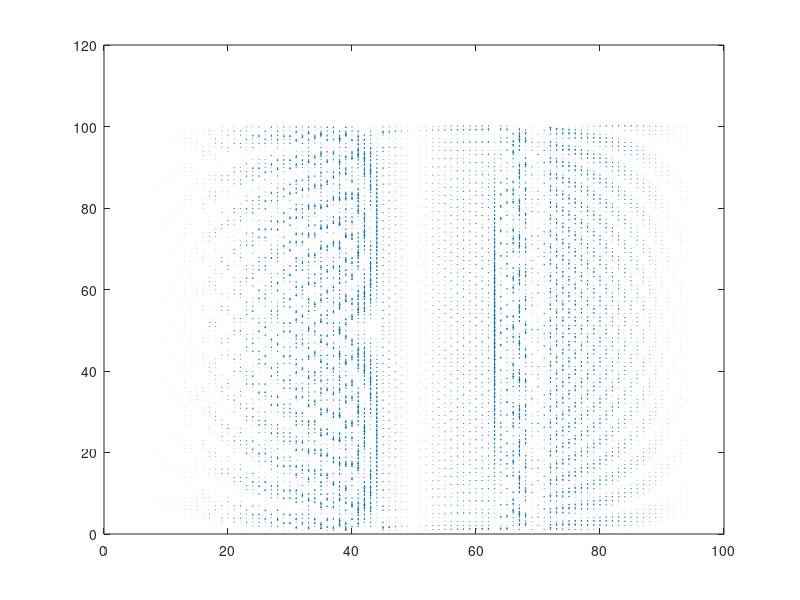
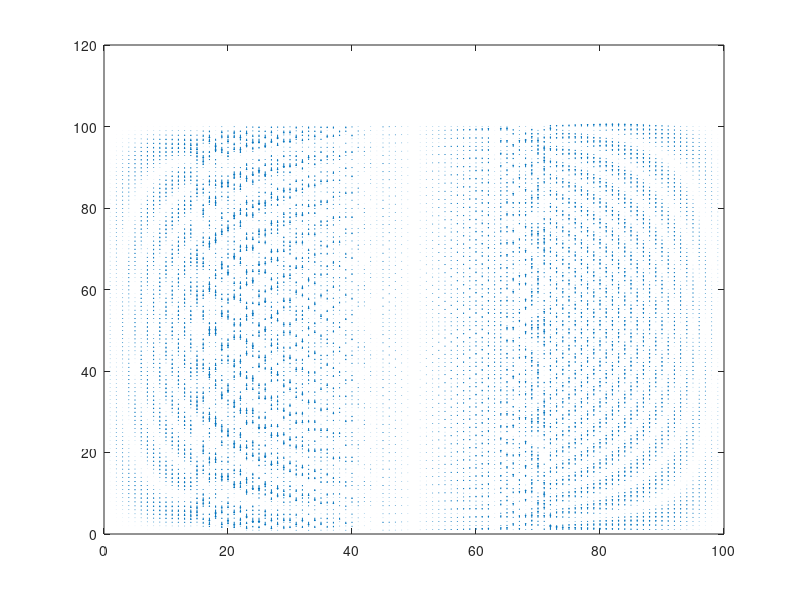

Write the MATLAB code that produced these figures, in order.
% 2D Chern insulator model, periodical boundary condition for y-direction but
% finite size for x-direction, square lattice, after inversal Fourier transform for
% x-axis. Calculate the probability current of the edge state.

clear;
tic;
Lx = 100;
Ly = 100;
m = 1.5;
sigma_x = [0 1; 1 0];
sigma_y = [0 -1i; 1i 0];
sigma_z = [1 0; 0 -1];

% J = 1;

% k = 0:2*pi/Lx:2*pi-2*pi/Lx;

% phi_u = zeros(Ly,Ly);
% phi_d = zeros(Ly,Ly);
%     
% phi_u_k = zeros(Ly,Ly);
% phi_d_k = zeros(Ly,Ly);

% phi_m_k1 = zeros(Lx,Ly);
% phi_m_k2 = zeros(Lx,Ly);

Jx1 = zeros(Lx,Ly);
Jy1 = zeros(Lx,Ly);
Jx2 = zeros(Lx,Ly);
Jy2 = zeros(Lx,Ly);

k = -pi+2*pi/Ly:2*pi/Ly:pi;

for ki = 1:length(k)
    H1 = zeros(Lx,Lx); % for sigma_x
    H2 = zeros(Lx,Lx); % for sigma_y
    H3 = zeros(Lx,Lx); % for sigma_z
    H4 = zeros(Lx,Lx); % for epsilon_k
    for i = 1:Lx-1
        H1(i,i) = sin(k(ki));
        H3(i,i) = m - cos(k(ki));
        H4(i,i) = -2*cos(k(ki));
        
        H2(i,i+1) = 1i/2;
        H2(i+1,i) = -1i/2;
        H3(i,i+1) = -1/2;
        H3(i+1,i) = -1/2;
        H4(i,i+1) = -1;
        H4(i+1,i) = -1;
    end
    H1(Lx,Lx) = sin(k(ki));
    H3(Lx,Lx) = m - cos(k(ki));
    H4(Lx,Lx) = -2*cos(k(ki));
    
    H = 3*(kron(sigma_x,H1) - kron(sigma_y,H2) + kron(sigma_z,H3)) + kron(eye(2),H4);
%     H = 3*(kron(H1,sigma_x) - kron(H2,sigma_y) + kron(H3,sigma_z));
    
    [phi,e] = eig(H);
    x = k(ki).*(zeros(Lx*2,1)+1);
    
    phi_k1 = phi(1:Lx,1:Lx);
    phi_k2 = phi(Lx+1:end,1:Lx);
    
    for i = 1:Lx
        Jy1(i,ki) = Jy1(i,ki) + 2*sin(k(ki))*phi_k1(i,ki)*phi_k1(i,ki);
        Jy2(i,ki) = Jy2(i,ki) + 2*sin(k(ki))*phi_k2(i,ki)*phi_k2(i,ki);
    end
    
%     plot(x,diag(e),'.','color','k')
%     hold on
end


figure;
quiver(Jx1,Jy1)
figure;
quiver(Jx2,Jy2)

Jy = Jy1+Jy2;

% for i = 1:Lx
%     for j = 1:Ly
%         for ki = 1:Ly
%             phi_m(i,j) = phi_m(i,j) + phi_m_k(i,ki)*exp(1i*j*k(ki))/sqrt(Ly);
%         end
%     end
% end
% 
% phi_m_c = conj(phi_m);
% J_l = zeros(1,Ly);
% J_r = zeros(1,Ly);
% for i = 2:Ly-1
%     J_l(i) = -1i*(phi_m_c(1,i)*(phi_m(1,i+1)-phi_m(1,i-1))/2 - phi_m(1,i)*(phi_m_c(1,i+1)-phi_m_c(1,i-1))/2);
%     J_r(i) = -1i*(phi_m_c(end,i)*(phi_m(end,i+1)-phi_m(end,i-1))/2 - phi_m(end,i)*(phi_m_c(end,i+1)-phi_m_c(end,i-1))/2);
% end
% y = 2:Ly-1;
% plot(y,J_l(2:Ly-1));
% hold on
% plot(y,J_r(2:Ly-1));

% xlabel('kx')
% ylabel('\epsilon_k')
% str = strcat('m = ', num2str(m));
% title(str)

toc;
